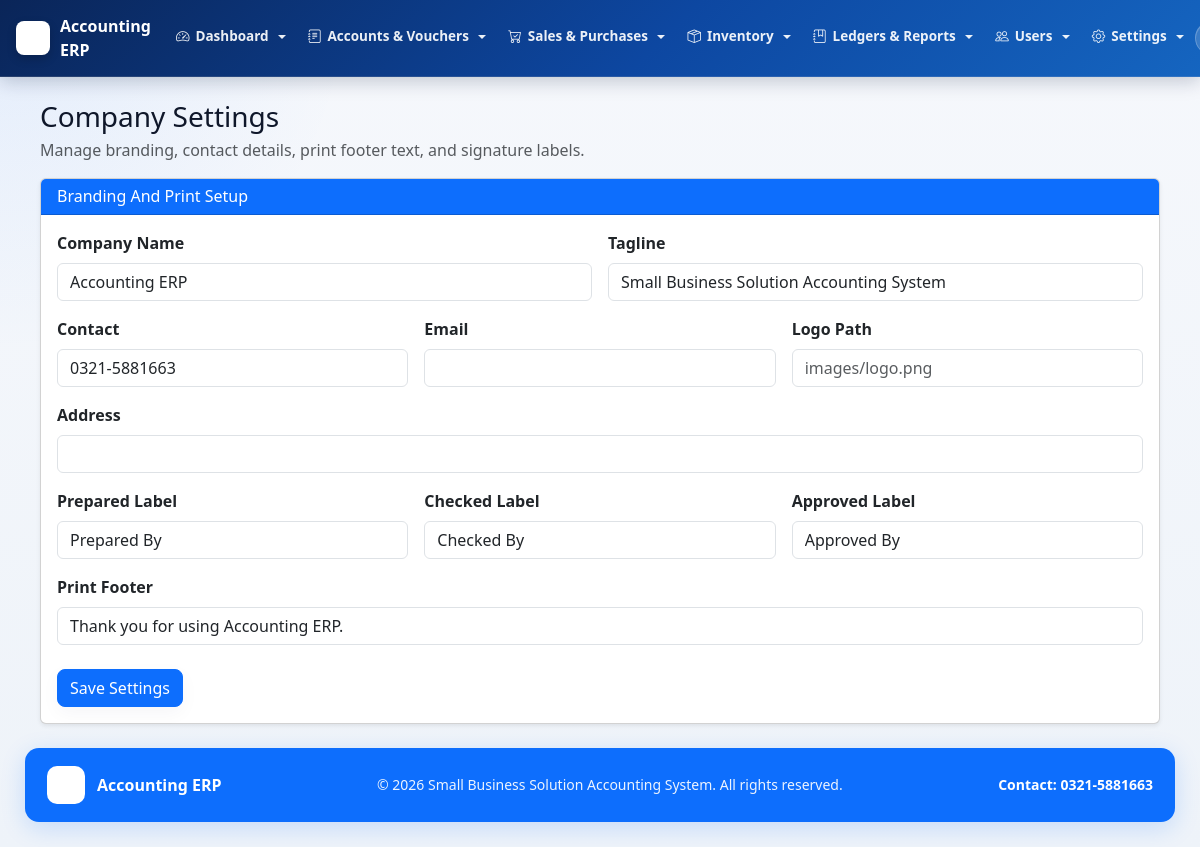
Screenshot of /admin/company_settings.php (signed in) with the database file from the repository.
### tables this page shows
CREATE TABLE `company_settings` (
  `id` int(11) NOT NULL,
  `company_name` varchar(255) NOT NULL,
  `tagline` varchar(255) NOT NULL,
  `contact` varchar(100) NOT NULL,
  `address` varchar(255) NOT NULL,
  `email` varchar(255) NOT NULL,
  `logo_path` varchar(255) NOT NULL,
  `prepared_by_label` varchar(100) NOT NULL,
  `checked_by_label` varchar(100) NOT NULL,
  `approved_by_label` varchar(100) NOT NULL,
  `print_footer` varchar(255) NOT NULL,
  `system_activity_retention_months` int(11) NOT NULL DEFAULT 0,
  `approval_history_retention_months` int(11) NOT NULL DEFAULT 0,
  `updated_at` datetime NOT NULL DEFAULT current_timestamp() ON UPDATE current_timestamp(),
  PRIMARY KEY (`id`)
);

### admin/company_settings.php (the view, shortened to what the rows shown need)
<?php
include "../includes/company_settings_helper.php";
$settings = company_settings_get($conn);
include "../includes/header.php";
?>
<div class="container-fluid mt-4">
    <div class="card shadow-sm">
        <div class="card-body">
            <form method="post">
                <div class="row g-3">
                    <div class="col-md-6">
                        <label class="form-label fw-bold">Company Name</label>
                        <input type="text" name="company_name" class="form-control" value="<?php echo htmlspecialchars($settings['company_name']); ?>" required>
                    </div>
                    <div class="col-md-6">
                        <label class="form-label fw-bold">Tagline</label>
                        <input type="text" name="tagline" class="form-control" value="<?php echo htmlspecialchars($settings['tagline']); ?>">
                    </div>
                    <div class="col-md-4">
                        <label class="form-label fw-bold">Contact</label>
                        <input type="text" name="contact" class="form-control" value="<?php echo htmlspecialchars($settings['contact']); ?>">
                    </div>
                    <div class="col-md-4">
                        <label class="form-label fw-bold">Prepared Label</label>
                        <input type="text" name="prepared_by_label" class="form-control" value="<?php echo htmlspecialchars($settings['prepared_by_label']); ?>">
                    </div>
                    <div class="col-md-4">
                        <label class="form-label fw-bold">Checked Label</label>
                        <input type="text" name="checked_by_label" class="form-control" value="<?php echo htmlspecialchars($settings['checked_by_label']); ?>">
                    </div>
                    <div class="col-md-4">
                        <label class="form-label fw-bold">Approved Label</label>
                        <input type="text" name="approved_by_label" class="form-control" value="<?php echo htmlspecialchars($settings['approved_by_label']); ?>">
                    </div>
                    <div class="col-md-12">
                        <label class="form-label fw-bold">Print Footer</label>
                        <input type="text" name="print_footer" class="form-control" value="<?php echo htmlspecialchars($settings['print_footer']); ?>">
                    </div>
                </div>
            </form>
        </div>
    </div>
</div>
<?php include "../includes/footer.php"; ?>

### includes/header.php (shortened to what the rows shown need)
<?php
require_once __DIR__ . "/rbac.php";
require_once __DIR__ . "/branding.php";
$base_url = "/accounting-system/";
$branding = get_branding_settings();
$minimal_layout = isset($minimal_layout) && $minimal_layout;
?>
<!DOCTYPE html>
<html lang="en">
<head>
<link href="<?php echo $base_url; ?>assets/css/bootstrap.min.css" rel="stylesheet">
<link href="<?php echo $base_url; ?>assets/bootstrap-icons-1.13.1/font/bootstrap-icons.css" rel="stylesheet">
</head>
<body>
<?php if (!$minimal_layout): ?>
<nav class="navbar navbar-expand-lg fixed-top-nav navbar-dark">
    <div class="container-fluid px-3">
        <a class="navbar-brand-erp" href="<?php echo $base_url; ?>admin/dashboard/dashboard.php">
            <?php if (!empty($branding['logo_url'])): ?>
                <img src="<?php echo htmlspecialchars($branding['logo_url']); ?>" alt="Logo" class="brand-logo-img">
            <?php endif; ?>
            <span class="d-none d-sm-inline"><?php echo htmlspecialchars($branding['company_name']); ?></span>
        </a>
        <div class="collapse navbar-collapse" id="topNavbarCollapse">
            <?php if (isset($_SESSION['user_id'])): ?>
            <?php
            $canDashboard          = rbac_can_access('dashboard_home');
            $canAiDashboard        = rbac_can_access('dashboard_ai');
            $canBackup             = rbac_can_access('database_backup');
            $canCompanySettings    = rbac_can_access('company_settings_page');
            $canPeriodClosing      = rbac_can_access('period_closing_page');
            $canRecycleBin         = rbac_can_access('recycle_bin_page');
            $canSystemActivity     = rbac_can_access('system_activity_page');
            $canApprovalHistory    = rbac_can_access('approval_history_page');
            $canUsersPage          = rbac_can_access('users_page');
            $canRolesPage          = rbac_can_access('roles_page');
            $canUserRolesPage      = rbac_can_access('user_roles_page');
            $canRolePermissionsPage= rbac_can_access('role_permissions_page');
            $canAccountLedger      = rbac_can_access('account_ledger');
            $canTrialBalance       = rbac_can_access('trial_balance');
            $canChartOfAccounts    = rbac_can_access('chart_of_accounts');
            $canOpeningBalance     = rbac_can_access('opening_balance');
            $canPaymentVoucherAdd  = rbac_can_access('payment_voucher_add');
            $canPaymentVoucherList = rbac_can_access('payment_voucher_list');
            $canReceiptVoucherAdd  = rbac_can_access('receipt_voucher_add');
            $canReceiptVoucherList = rbac_can_access('receipt_voucher_list');
            $canGeneralVoucherAdd  = rbac_can_access('general_voucher_add');
            $canGeneralVoucherList = rbac_can_access('general_voucher_list');
            $canCashBook           = rbac_can_access('cash_book');
            $canBankBook           = rbac_can_access('bank_book');
            $canCategoriesPage     = rbac_can_access('categories_page');
            $canInventoryPage      = rbac_can_access('inventory_page');
            $canStockAdjustmentAdd = rbac_can_access('stock_adjustment_add');
            $canStockAdjustmentList= rbac_can_access('stock_adjustment_list');
            $canStockLedger        = rbac_can_access('stock_ledger');
            $canPurchaseAdd        = rbac_can_access('purchase_add');
            $canPurchaseList       = rbac_can_access('purchase_list');
            $canPurchaseLedger     = rbac_can_access('purchase_ledger');
            $canSaleAdd            = rbac_can_access('sale_add');
            $canSaleList           = rbac_can_access('sale_list');
            $canSaleLedger         = rbac_can_access('sale_ledger');
            ?>
            <ul class="navbar-nav me-auto mb-2 mb-lg-0">
                <?php if ($canDashboard || $canAiDashboard): ?>
                <li class="nav-item dropdown">
                    <a class="nav-link dropdown-toggle" href="#" id="navDashboard" role="button" data-bs-toggle="dropdown" aria-expanded="false">
                        <i class="bi bi-speedometer2"></i> Dashboard
                    </a>
                </li>
                <?php endif; ?>
                <?php if ($canChartOfAccounts || $canOpeningBalance || $canPaymentVoucherAdd || $canPaymentVoucherList || $canReceiptVoucherAdd || $canReceiptVoucherList || $canGeneralVoucherAdd || $canGeneralVoucherList): ?>
                <li class="nav-item dropdown">
                    <a class="nav-link dropdown-toggle" href="#" id="navAccounts" role="button" data-bs-toggle="dropdown" aria-expanded="false">
                        <i class="bi bi-journal-text"></i> Accounts &amp; Vouchers
                    </a>
                </li>
                <?php endif; ?>
                <?php if ($canSaleAdd || $canSaleList || $canPurchaseAdd || $canPurchaseList): ?>
                <li class="nav-item dropdown">
                    <a class="nav-link dropdown-toggle" href="#" id="navSales" role="button" data-bs-toggle="dropdown" aria-expanded="false">
                        <i class="bi bi-cart-check"></i> Sales &amp; Purchases
                    </a>
                </li>
                <?php endif; ?>
                <?php if ($canInventoryPage || $canCategoriesPage || $canStockAdjustmentAdd || $canStockAdjustmentList): ?>
                <li class="nav-item dropdown">
                    <a class="nav-link dropdown-toggle" href="#" id="navInventory" role="button" data-bs-toggle="dropdown" aria-expanded="false">
                        <i class="bi bi-box-seam"></i> Inventory
                    </a>
                </li>
                <?php endif; ?>
                <?php if ($canTrialBalance || $canAccountLedger || $canCashBook || $canBankBook || $canSaleLedger || $canPurchaseLedger || $canStockLedger): ?>
                <li class="nav-item dropdown">
                    <a class="nav-link dropdown-toggle" href="#" id="navReports" role="button" data-bs-toggle="dropdown" aria-expanded="false">
                        <i class="bi bi-journal-bookmark"></i> Ledgers &amp; Reports
                    </a>
                </li>
                <?php endif; ?>
                <?php if ($canUsersPage || $canRolesPage || $canUserRolesPage || $canRolePermissionsPage): ?>
                <li class="nav-item dropdown">
                    <a class="nav-link dropdown-toggle" href="#" id="navUsers" role="button" data-bs-toggle="dropdown" aria-expanded="false">
                        <i class="bi bi-people"></i> Users
                    </a>
                </li>
                <?php endif; ?>
                <?php if ($canCompanySettings || $canPeriodClosing || $canApprovalHistory || $canSystemActivity || $canRecycleBin || $canBackup): ?>
                <li class="nav-item dropdown">
                    <a class="nav-link dropdown-toggle" href="#" id="navSettings" role="button" data-bs-toggle="dropdown" aria-expanded="false">
                        <i class="bi bi-gear"></i> Settings
                    </a>
                </li>
                <?php endif; ?>
            </ul>
            <div class="d-flex align-items-center gap-2 py-2 py-lg-0">
                <span class="user-badge-nav d-none d-md-inline-flex align-items-center">
                </span>
            </div>
            <?php endif; ?>
        </div>
    </div>
</nav>
<?php endif; ?>
<div class="content">

### includes/footer.php
<?php
require_once __DIR__ . "/branding.php";
$branding = get_branding_settings();
?>
</div>
<?php if (empty($minimal_layout)): ?>
<footer style="margin-left:0;padding:0 25px 25px;">
    <div style="background:#0d6efd;border-radius:14px;padding:18px 22px;box-shadow:0 6px 24px rgba(13,110,253,0.18);display:flex;justify-content:space-between;align-items:center;gap:12px;flex-wrap:wrap;">
        <div style="display:flex;align-items:center;gap:12px;color:#ffffff;font-weight:700;">
            <?php if (!empty($branding['logo_url'])): ?>
                <img src="<?php echo htmlspecialchars($branding['logo_url']); ?>" alt="Logo" style="width:38px;height:38px;object-fit:contain;border-radius:10px;background:#ffffff;padding:5px;">
            <?php endif; ?>
            <span><?php echo htmlspecialchars($branding['company_name']); ?></span>
        </div>
        <div style="color:rgba(255,255,255,0.92);font-size:14px;">
            &copy; <?php echo date("Y"); ?> <?php echo htmlspecialchars($branding['tagline']); ?>. All rights reserved.
        </div>
        <div style="color:#ffffff;font-weight:600;font-size:14px;">
            Contact: <?php echo htmlspecialchars($branding['contact']); ?>
        </div>
    </div>
</footer>
<?php endif; ?>
</body>
</html>

### rows the page displays
company_settings: company_name "Accounting ERP", tagline "Small Business Solution Accounting System", contact "0321-5881663", prepared_by_label "Prepared By", checked_by_label "Checked By", approved_by_label "Approved By", print_footer "Thank you for using Accounting ERP."
